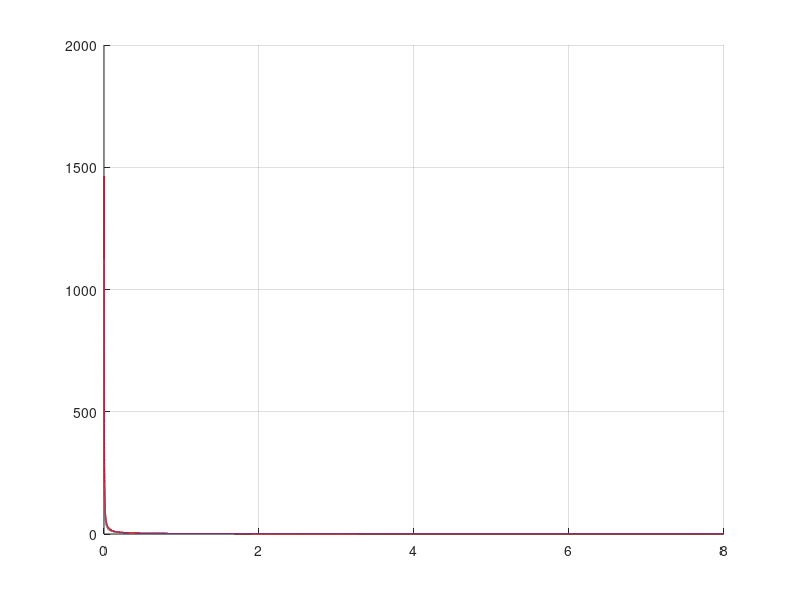

The MATLAB script that drew this image: (Note: this script raises an error after producing the figure.)
% Assumed
CLmax = 1.0;
CL_TO = CLmax * 0.8;
e = 0.7;
AR = 3.6;
CD0 = 0.12;


% Speeds (ft/s)
Vinf   = 27.5 * 3.28084    % 0.3048
Vstall = Vinf * (2/3)      % 2/3  
V_TO   = 1.2 * Vstall   


% Distance
Sg = 150;       


% Rolling friction coefficient
mu = 0.02;
CD_TO = 0.2;


% ROC
d1 = 500 - (Vinf * 1);
t1 = d1 / V_TO;
ROC = 100 / t1;
% ROC_fpm = 500;           % ft/min
% ROC = ROC_fpm * 0.00508; % 2.54 m/s


% Load factor
n = 2;


% Constants
g = 32.1740;                    % ft/s^2
rho = 0.0023062065;             % slugs/ft^3
MTOW = 6.2;

% Induced drag factor
K = 1 / (pi * e * AR);


% Dynamic pressure
q_cruise = 0.5 * rho * Vinf^2;
q_to     = 0.5 * rho * V_TO^2;

%Thrust
CDi = 0.35^2 * K;
T = 0.5 * 1.198 * 27.5^2 * 0.2322576 * (CD0 + CDi) * 1.25

% W/S sweep (N/m^2)
WS = linspace(0.001, 8, 50000);


% Stall constraint 
WS_stall = 0.5 * rho * Vstall^2 * CLmax;
Sreal = MTOW / 3.5
b = 3;
ARreal = b^2 / Sreal
AR2 = 5;
Sreal2 = 1/(ARreal/(b^2))

% Takeoff constraint
TW_takeoff = (V_TO^2) / (2*g*Sg) ...
         + (q_to * CD_TO) ./ WS ...
         + mu * (1 - (q_to * CL_TO) ./ WS);


% Cruise constraint
TW_cruise = (q_cruise * CD0) ./ WS ...
        + WS ./ (q_cruise * pi * e * AR);


% ROC constraint
TW_ROC = ROC / Vinf ...
     + (q_cruise * CD0) ./ WS ...
     + K * WS ./ q_cruise;


% Maximum load factor
TW_turn = q_cruise * ((CD0./WS) + (K .* ( (n.^2 ./ q_cruise.^2) ) .* WS));


% Plot
color_pass  = [0, 0, 0] / 255;   
color_laps  = [172, 43, 55] / 255;   
color_cargo = [169, 176, 183] / 255; 
color_EF    = [195, 17, 47] / 255;

figure; hold on; grid on;
plot(WS, TW_takeoff, 'Color', color_pass, 'LineWidth', 1, 'DisplayName','Takeoff');
plot(WS, 1.3*TW_cruise, 'Color', color_laps, 'MarkerEdgeColor', color_laps, 'LineWidth', 1, 'DisplayName','Cruise');
plot(WS, TW_ROC, 'Color', color_cargo, 'LineWidth', 1, 'DisplayName','ROC');
plot(WS, 1.3*TW_turn, 'Color', color_EF, 'LineWidth', 1, 'DisplayName','Turn constraint');
xline(WS_stall, '--', 'Color', color_pass, 'DisplayName','Stall Constraint', 'LineWidth',2);
xlabel('W/S (lb/ft^2)');
ylabel('T/W');
title('Constraint Diagram with Design Point');
legend('Takeoff', 'Cruise', 'ROC', 'Turn', 'Stall')
ylim([0 3.5]);
xlim([0 8]);

% add historical planes
tw_mich = 0.94;
ws_mich = 3.57;
tw_next = 0.726;
ws_next = 3.58;
plot(ws_mich, tw_mich, 'gp', 'MarkerSize',6,'MarkerFaceColor', 'g', 'MarkerEdgeColor', 'g', 'DisplayName','Michigan (2020)');
%text(ws_mich-0.5, tw_mich + 0.1, 'Michigan (2021)', 'FontSize',6);
plot(ws_next, tw_next, 'p', 'MarkerSize',6,'MarkerFaceColor', color_laps, 'MarkerEdgeColor', color_laps, 'DisplayName','Dayananda (2020)');
%text(ws_next-0.5, tw_next + 0.1, 'Dayananda (2021)', 'FontSize',6);
plot(3.16, 1.425, 'gp', 'MarkerSize',6,'MarkerFaceColor', 'g', 'MarkerEdgeColor', 'g', 'DisplayName','VT (2024)');
%%text(3.16, 1.425 + 0.1, 'VT (2024)', 'FontSize',6);
plot(2.603, 2.108590554, 'gp', 'MarkerSize',6,'MarkerFaceColor', 'g', 'MarkerEdgeColor', 'g', 'DisplayName','LV (2020)');
%text(2.603+0.1, 2.108590554 + 0.1, 'LV (2020)', 'FontSize',6);
plot(0.98,1.529411765, 'p', 'MarkerSize',6,'MarkerFaceColor', color_laps, 'MarkerEdgeColor', color_laps, 'DisplayName','GIT (2020)');
%text(0.98-0.5, 1.529411765 + 0.1, 'GIT (2020)', 'FontSize',6);
plot(1.38,0.641, 'p', 'MarkerSize',6,'MarkerFaceColor', color_laps, 'MarkerEdgeColor', color_laps, 'DisplayName','USC (2020)');
%text(1.38-0.5, 0.641 + 0.1, 'USC (2020)', 'FontSize',6);
plot(5.143,0.4, 'p', 'MarkerSize',6,'MarkerFaceColor', color_laps, 'MarkerEdgeColor', color_laps, 'DisplayName','UNSW (2025)');
%text(5.143-0.5,0.4 + 0.1, 'UNSW (2025)', 'FontSize',6);
plot(1.733,2.113, 'gp', 'MarkerSize',6,'MarkerFaceColor', 'g', 'MarkerEdgeColor', 'g', 'DisplayName','USC (2024)');
%%text(1.733,2.113 + 0.1, 'USC (2024)', 'FontSize',6);
plot(1.487,1.6, 'gp', 'MarkerSize',6,'MarkerFaceColor', 'g', 'MarkerEdgeColor', 'g', 'DisplayName','WU St Louis (2022)');
%%text(1.487,1.6 + 0.1, 'WU St Louis (2022)', 'FontSize',6);
plot(0.953,0.889, 'p', 'MarkerSize',6,'MarkerFaceColor', color_laps, 'MarkerEdgeColor', color_laps, 'DisplayName','In Thrust We Trust (2018)');
%text(0.953-0.5,0.889 + 0.1, 'In Thrust We Trust (2018)', 'FontSize',6);
plot(0.965,0.829, 'p', 'MarkerSize',6,'MarkerFaceColor', color_laps, 'MarkerEdgeColor', color_laps, 'DisplayName','Sequoia (2025)');
%text(0.965-0.5,0.829 + 0.1, 'Sequoia (2025)', 'FontSize',6);
plot(0.846,0.912, 'p', 'MarkerSize',6,'MarkerFaceColor', color_laps, 'MarkerEdgeColor', color_laps, 'DisplayName','Tri Spectra (2018)');
%text(0.846-0.5,0.912 + 0.1, 'Tri Spectra (2018)', 'Fontsize',6);
plot(3.722,0.481, 'p', 'MarkerSize',6,'MarkerFaceColor', color_laps, 'MarkerEdgeColor', color_laps, 'DisplayName','El Agave (2019)');
%text(3.722-0.5,0.481 + 0.1, 'El Agave (2019)', 'FontSize',6);
plot(0.338,0.686, 'p', 'MarkerSize',6,'MarkerFaceColor', color_laps, 'MarkerEdgeColor', color_laps, 'DisplayName','Freddy (2022)');
%text(0.338-0.5,0.686 + 0.1, 'Freddy (2022)', 'FontSize',6);
plot(0.5072,0.599, 'p', 'MarkerSize',6,'MarkerFaceColor', color_laps, 'MarkerEdgeColor', color_laps, 'DisplayName','REVADA (2022)');
%text(0.5072-0.5,0.599 + 0.1, 'Revada (2022)', 'FontSize',6);
plot(1.167,0.699, 'p', 'MarkerSize',6,'MarkerFaceColor', color_laps, 'MarkerEdgeColor', color_laps, 'DisplayName','Robot Chicken (2024)');
%text(1.167-0.5,0.699 + 0.1, 'Robot Chicken (2024)', 'FontSize',6);
%plot(1.032,0.963, 'p', 'MarkerSize',6,'MarkerFaceColor', color_laps, 'MarkerEdgeColor', color_laps, 'DisplayName','AEMS STOL (2024)');
%text(1.032-0.5,0.963 + 0.1, 'AEMS STOL (2024)', 'FontSize',6);
%plot(1.016,1.508, 'gp', 'MarkerSize',6,'MarkerFaceColor', 'g', 'MarkerEdgeColor', 'g', 'DisplayName','AeroLink STOL (2024)');
%text(1.016+0.1,1.508 - 0.05, 'AeroLink STOL (2024)', 'FontSize',6);
%plot(0.945,1.3, 'gp', 'MarkerSize',6,'MarkerFaceColor', 'g', 'MarkerEdgeColor', 'g', 'DisplayName','Deuces STOL (2024)');
%text(0.945+0.2,1.3 -0.05, 'Deuces STOL (2024)', 'FontSize',6);
%plot(1,0.865, 'p', 'MarkerSize',6,'Color',, color_laps, 'DisplayName','Starfleet (2024)');
%text(1-0.5,0.865 + 0.1, 'Starfleet STOL (2024)', 'FontSize',6);
%plot(0.465,0.523, 'p', 'MarkerSize',6,'Color',, color_laps, 'DisplayName','Sky-King');
%text(0.465-0.5,0.523 + 0.1, 'Sky-King', 'FontSize',6);
%plot(1.615,0.45, 'p', 'MarkerSize',6,'Color',, color_laps, 'DisplayName','Marlin Arrow');
%text(1.615-0.5,0.45 + 0.1, 'Marlin Arrow', 'FontSize',6);
%plot(0.251,0.819, 'p', 'MarkerSize',6,'Color',, color_laps, 'DisplayName','Hobby Zone');
%text(0.251-0.5,0.819 + 0.1, 'Hobby Zone', 'FontSize',6);
%plot(0.308,0.313, 'p', 'MarkerSize',6,'Color',, color_laps, 'DisplayName','WL F-949');
%text(0.308-0.5,0.313 + 0.1, 'WL F-949', 'FontSize',6);
%plot(0.5,0.367, 'p', 'MarkerSize',6,'Color',, color_laps, 'DisplayName','XK A-800');
%text(0.5-0.5,0.367 + 0.1, 'XK A-800', 'FontSize',6);
plot(3.9,0.845, 'p', 'MarkerSize',6,'MarkerFaceColor', color_laps, 'MarkerEdgeColor', color_laps, 'DisplayName','UCLA (2025)');
%text(3.9-0.5,0.845 + 0.1, 'UCLA (2025)', 'FontSize',6);
plot(3.5, 1, 'kp', 'MarkerSize',12,'MarkerFaceColor','y', 'DisplayName','UCLA (2025)');
text(4.25, 1, 'Design Point', 'FontSize',10, 'FontWeight','bold');
legend('Takeoff', 'Cruise', 'ROC', 'Turn', 'Stall');


%plot(182.6609,1.2465, 'y*', 'MarkerSize',10,'Color',, color_laps, 'HandleVisibility','off');
% saveas(gcf, fullfile('C:\Users\gmbol\OneDrive\School Work\MQP', 'Constraint Diagram Design Pt.png'));

% Sensitivity 1

figure; hold on; grid on;

% Baseline plots
plot(WS, TW_takeoff, 'b-', 'LineWidth', 1.5, 'DisplayName','Takeoff');
plot(WS, 1.3*TW_cruise,  'm-', 'LineWidth', 1.5, 'DisplayName','Cruise');
plot(WS, 1.3*TW_ROC,     'g-', 'LineWidth', 1.5, 'DisplayName','ROC');
plot(WS, 1.3*TW_turn,    'c-', 'LineWidth', 1.5, 'DisplayName','Turn');
xline(WS_stall, '--r', 'LineWidth',1.5, 'DisplayName','Stall');

% Sensitivity variables
CLmax_vals = [0.8*CLmax, 1.2*CLmax];
Sg_vals    = [0.8*Sg,    1.2*Sg];
zeta_vals  = [0.8, 1.2];
ROC_vals   = [0.8*ROC,   1.2*ROC];
n_vals     = [0.8*n,     1.2*n];

% --- Stall (CLmax variation) ---
for CLm = CLmax_vals
    WS_stall_sens = 0.5 * rho * Vstall^2 * CLm;
    xline(WS_stall_sens, 'r--', 'HandleVisibility','off');
end

% --- Takeoff (Sg variation) ---
for Sg_ = Sg_vals
    %WS = 182.6609 N/M^2;
    TW_takeoff_sens = (V_TO^2) / (2*g*Sg_) ...
         + (q_to * CD_TO) ./ WS ...
         + mu * (1 - (q_to * CL_TO) ./ WS);
    plot(WS, TW_takeoff_sens, 'b--', 'HandleVisibility','off');
end

% --- Cruise (ζ variation) ---
for zeta = zeta_vals
    TW_cruise_sens = (q_cruise * CD0) ./ WS ...
        + zeta * WS ./ (q_cruise * pi * e * AR);
    plot(WS, 1.3*TW_cruise_sens, 'm--', 'HandleVisibility','off');
end

% --- ROC (ROC variation) ---
for ROC_ = ROC_vals
    TW_ROC_sens = ROC_ / Vinf ...
     + (q_cruise * CD0) ./ WS ...
     + K * WS ./ q_cruise;
    plot(WS, 1.3*TW_ROC_sens, 'g--', 'HandleVisibility','off');
end

% --- Turn (n variation) ---
for n_ = n_vals
    TW_turn_sens = (q_cruise * CD0) ./ WS ...
                  + K * n_^2 .* WS ./ q_cruise;
    plot(WS, 1.3*TW_turn_sens, 'c--', 'HandleVisibility','off');
end

xlabel('W/S (lb/ft^2)');
ylabel('T/W');
title('Constraint Diagram with Sensitivity (20%)');
ylim([0 3.5]);
xlim([0 8]);

% add historical planes
tw_mich = 0.94;
ws_mich = 3.57;
tw_next = 0.726;
ws_next = 3.58;
plot(ws_mich, tw_mich, 'gp', 'MarkerSize',6,'MarkerFaceColor', 'g', 'MarkerEdgeColor', 'g', 'DisplayName','Michigan (2020)');
%text(ws_mich-0.5, tw_mich + 0.1, 'Michigan (2021)', 'FontSize',6);
plot(ws_next, tw_next, 'p', 'MarkerSize',6,'MarkerFaceColor', color_laps, 'MarkerEdgeColor', color_laps, 'DisplayName','Dayananda (2020)');
%text(ws_next-0.5, tw_next + 0.1, 'Dayananda (2021)', 'FontSize',6);
plot(3.16, 1.425, 'gp', 'MarkerSize',6,'MarkerFaceColor', 'g', 'MarkerEdgeColor', 'g', 'DisplayName','VT (2024)');
%%text(3.16, 1.425 + 0.1, 'VT (2024)', 'FontSize',6);
plot(2.603, 2.108590554, 'gp', 'MarkerSize',6,'MarkerFaceColor', 'g', 'MarkerEdgeColor', 'g', 'DisplayName','LV (2020)');
%text(2.603+0.1, 2.108590554 + 0.1, 'LV (2020)', 'FontSize',6);
plot(0.98,1.529411765, 'p', 'MarkerSize',6,'MarkerFaceColor', color_laps, 'MarkerEdgeColor', color_laps, 'DisplayName','GIT (2020)');
%text(0.98-0.5, 1.529411765 + 0.1, 'GIT (2020)', 'FontSize',6);
plot(1.38,0.641, 'p', 'MarkerSize',6,'MarkerFaceColor', color_laps, 'MarkerEdgeColor', color_laps, 'DisplayName','USC (2020)');
%text(1.38-0.5, 0.641 + 0.1, 'USC (2020)', 'FontSize',6);
plot(5.143,0.4, 'p', 'MarkerSize',6,'MarkerFaceColor', color_laps, 'MarkerEdgeColor', color_laps, 'DisplayName','UNSW (2025)');
%text(5.143-0.5,0.4 + 0.1, 'UNSW (2025)', 'FontSize',6);
plot(1.733,2.113, 'gp', 'MarkerSize',6,'MarkerFaceColor', 'g', 'MarkerEdgeColor', 'g', 'DisplayName','USC (2024)');
%%text(1.733,2.113 + 0.1, 'USC (2024)', 'FontSize',6);
plot(1.487,1.6, 'gp', 'MarkerSize',6,'MarkerFaceColor', 'g', 'MarkerEdgeColor', 'g', 'DisplayName','WU St Louis (2022)');
%%text(1.487,1.6 + 0.1, 'WU St Louis (2022)', 'FontSize',6);
plot(0.953,0.889, 'p', 'MarkerSize',6,'MarkerFaceColor', color_laps, 'MarkerEdgeColor', color_laps, 'DisplayName','In Thrust We Trust (2018)');
%text(0.953-0.5,0.889 + 0.1, 'In Thrust We Trust (2018)', 'FontSize',6);
plot(0.965,0.829, 'p', 'MarkerSize',6,'MarkerFaceColor', color_laps, 'MarkerEdgeColor', color_laps, 'DisplayName','Sequoia (2025)');
%text(0.965-0.5,0.829 + 0.1, 'Sequoia (2025)', 'FontSize',6);
plot(0.846,0.912, 'p', 'MarkerSize',6,'MarkerFaceColor', color_laps, 'MarkerEdgeColor', color_laps, 'DisplayName','Tri Spectra (2018)');
%text(0.846-0.5,0.912 + 0.1, 'Tri Spectra (2018)', 'Fontsize',6);
plot(3.722,0.481, 'p', 'MarkerSize',6,'MarkerFaceColor', color_laps, 'MarkerEdgeColor', color_laps, 'DisplayName','El Agave (2019)');
%text(3.722-0.5,0.481 + 0.1, 'El Agave (2019)', 'FontSize',6);
plot(0.338,0.686, 'p', 'MarkerSize',6,'MarkerFaceColor', color_laps, 'MarkerEdgeColor', color_laps, 'DisplayName','Freddy (2022)');
%text(0.338-0.5,0.686 + 0.1, 'Freddy (2022)', 'FontSize',6);
plot(0.5072,0.599, 'p', 'MarkerSize',6,'MarkerFaceColor', color_laps, 'MarkerEdgeColor', color_laps, 'DisplayName','REVADA (2022)');
%text(0.5072-0.5,0.599 + 0.1, 'Revada (2022)', 'FontSize',6);
plot(1.167,0.699, 'p', 'MarkerSize',6,'MarkerFaceColor', color_laps, 'MarkerEdgeColor', color_laps, 'DisplayName','Robot Chicken (2024)');
%text(1.167-0.5,0.699 + 0.1, 'Robot Chicken (2024)', 'FontSize',6);
%plot(1.032,0.963, 'p', 'MarkerSize',6,'MarkerFaceColor', color_laps, 'MarkerEdgeColor', color_laps, 'DisplayName','AEMS STOL (2024)');
%text(1.032-0.5,0.963 + 0.1, 'AEMS STOL (2024)', 'FontSize',6);
%plot(1.016,1.508, 'gp', 'MarkerSize',6,'MarkerFaceColor', 'g', 'MarkerEdgeColor', 'g', 'DisplayName','AeroLink STOL (2024)');
%text(1.016+0.1,1.508 - 0.05, 'AeroLink STOL (2024)', 'FontSize',6);
%plot(0.945,1.3, 'gp', 'MarkerSize',6,'MarkerFaceColor', 'g', 'MarkerEdgeColor', 'g', 'DisplayName','Deuces STOL (2024)');
%text(0.945+0.2,1.3 -0.05, 'Deuces STOL (2024)', 'FontSize',6);
%plot(1,0.865, 'p', 'MarkerSize',6,'Color',, color_laps, 'DisplayName','Starfleet (2024)');
%text(1-0.5,0.865 + 0.1, 'Starfleet STOL (2024)', 'FontSize',6);
%plot(0.465,0.523, 'p', 'MarkerSize',6,'Color',, color_laps, 'DisplayName','Sky-King');
%text(0.465-0.5,0.523 + 0.1, 'Sky-King', 'FontSize',6);
%plot(1.615,0.45, 'p', 'MarkerSize',6,'Color',, color_laps, 'DisplayName','Marlin Arrow');
%text(1.615-0.5,0.45 + 0.1, 'Marlin Arrow', 'FontSize',6);
%plot(0.251,0.819, 'p', 'MarkerSize',6,'Color',, color_laps, 'DisplayName','Hobby Zone');
%text(0.251-0.5,0.819 + 0.1, 'Hobby Zone', 'FontSize',6);
%plot(0.308,0.313, 'p', 'MarkerSize',6,'Color',, color_laps, 'DisplayName','WL F-949');
%text(0.308-0.5,0.313 + 0.1, 'WL F-949', 'FontSize',6);
%plot(0.5,0.367, 'p', 'MarkerSize',6,'Color',, color_laps, 'DisplayName','XK A-800');
%text(0.5-0.5,0.367 + 0.1, 'XK A-800', 'FontSize',6);
plot(3.9,0.845, 'p', 'MarkerSize',6,'MarkerFaceColor', color_laps, 'MarkerEdgeColor', color_laps, 'DisplayName','UCLA (2025)');
%text(3.9-0.5,0.845 + 0.1, 'UCLA (2025)', 'FontSize',6);
plot(4, 1, 'kp', 'MarkerSize',12,'Color','y', 'DisplayName','UCLA (2025)');
text(4.25, 1, 'Design Point', 'FontSize',10, 'FontWeight','bold');
legend('Takeoff', 'Cruise', 'ROC', 'Turn', 'Stall');



%plot(182.6609,1.2465, 'y*', 'MarkerSize',10,'Color',, color_laps, 'HandleVisibility','off');
saveas(gcf, fullfile('C:\Users\gmbol\OneDrive\School Work\MQP', 'Constraint Diagram First Sensitivity.png'));

%% ---- Updated Helper function for constraints ----
compute_constraints = @(Vstall_val, CD0_val) deal( ...
    0.5 * rho * Vstall_val^2 * CLmax, ...                           % WS_stall
    ( (1.2*Vstall_val)^2 )/(2*g*Sg) + (q_to*CD_TO)./WS + mu*(1 - (q_to*CL_TO)./WS), ... % Takeoff (V_TO = 1.2*Vstall)
    (0.5*rho*(1.5*Vstall_val)^2*CD0_val)./WS + WS./(0.5*rho*(1.5*Vstall_val)^2*pi*e*AR), ... % Cruise (Vcruise = 1.5*Vstall)
    ROC/(1.5*Vstall_val) + (0.5*rho*(1.5*Vstall_val)^2*CD0_val)./WS + K*WS./(0.5*rho*(1.5*Vstall_val)^2), ... % ROC
    (0.5*rho*(1.5*Vstall_val)^2*CD0_val)./WS + K*n^2.*WS./(0.5*rho*(1.5*Vstall_val)^2) );   % Turn

%% ---- Baseline constraints ----
[WS_stall, TW_takeoff, TW_cruise, TW_ROC, TW_turn] = compute_constraints(Vstall, CD0);

%% ---- Sensitivity (20%) ----
Vstall_low  = 0.8 * Vstall;
Vstall_high = 1.2 * Vstall;
CD0_low     = 0.8 * CD0;
CD0_high    = 1.2 * CD0;

[WS_stall_low,  TO_low,  CR_low,  ROC_low,  TURN_low]  = compute_constraints(Vstall_low,  CD0);
[WS_stall_high, TO_high, CR_high, ROC_high, TURN_high] = compute_constraints(Vstall_high, CD0);
[~,             TO_CDlow,  CR_CDlow,  ROC_CDlow,  TURN_CDlow]  = compute_constraints(Vstall, CD0_low);
[~,             TO_CDhigh, CR_CDhigh, ROC_CDhigh, TURN_CDhigh] = compute_constraints(Vstall, CD0_high);

%% ---- Plot 1: Baseline + Vstall sensitivity ----
figure; hold on; grid on;

% Baseline
plot(WS, TW_takeoff, 'b-', 'LineWidth', 1.5, 'DisplayName','Takeoff (baseline)');
plot(WS, 1.3*TW_cruise,  'm-', 'LineWidth', 1.5, 'DisplayName','Cruise (baseline)');
plot(WS, 1.3*TW_ROC,     'g-', 'LineWidth', 1.5, 'DisplayName','ROC (baseline)');
plot(WS, 1.3*TW_turn,    'c-', 'LineWidth', 1.5, 'DisplayName','Turn (baseline)');
xline(WS_stall, 'r--', 'LineWidth', 1.5, 'DisplayName','Stall (baseline)');

% Vstall sensitivity
plot(WS, TO_low,  'b--', 'DisplayName','Takeoff (Vstall -20%)');
plot(WS, TO_high, 'b--', 'HandleVisibility','off');
plot(WS, 1.3*CR_low,  'm--', 'DisplayName','Cruise (Vstall -20%)');
plot(WS, 1.3*CR_high, 'm--', 'HandleVisibility','off');
plot(WS, 1.3*ROC_low, 'g--', 'DisplayName','ROC (Vstall -20%)');
plot(WS, 1.3*ROC_high,'g--', 'HandleVisibility','off');
plot(WS, 1.3*TURN_low,'c--', 'DisplayName','Turn (Vstall -20%)');
plot(WS, 1.3*TURN_high,'c--','HandleVisibility','off');
xline(WS_stall_low,  'r--', 'DisplayName','Stall (Vstall -20%)');
xline(WS_stall_high, 'r--', 'HandleVisibility','off');

% add historical planes
tw_mich = 0.94;
ws_mich = 3.57;
tw_next = 0.726;
ws_next = 3.58;
plot(ws_mich, tw_mich, 'gp', 'MarkerSize',6,'MarkerFaceColor', 'g', 'MarkerEdgeColor', 'g', 'DisplayName','Michigan (2020)');
%text(ws_mich-0.5, tw_mich + 0.1, 'Michigan (2021)', 'FontSize',6);
plot(ws_next, tw_next, 'p', 'MarkerSize',6,'MarkerFaceColor', color_laps, 'MarkerEdgeColor', color_laps, 'DisplayName','Dayananda (2020)');
%text(ws_next-0.5, tw_next + 0.1, 'Dayananda (2021)', 'FontSize',6);
plot(3.16, 1.425, 'gp', 'MarkerSize',6,'MarkerFaceColor', 'g', 'MarkerEdgeColor', 'g', 'DisplayName','VT (2024)');
%%text(3.16, 1.425 + 0.1, 'VT (2024)', 'FontSize',6);
plot(2.603, 2.108590554, 'gp', 'MarkerSize',6,'MarkerFaceColor', 'g', 'MarkerEdgeColor', 'g', 'DisplayName','LV (2020)');
%text(2.603+0.1, 2.108590554 + 0.1, 'LV (2020)', 'FontSize',6);
plot(0.98,1.529411765, 'p', 'MarkerSize',6,'MarkerFaceColor', color_laps, 'MarkerEdgeColor', color_laps, 'DisplayName','GIT (2020)');
%text(0.98-0.5, 1.529411765 + 0.1, 'GIT (2020)', 'FontSize',6);
plot(1.38,0.641, 'p', 'MarkerSize',6,'MarkerFaceColor', color_laps, 'MarkerEdgeColor', color_laps, 'DisplayName','USC (2020)');
%text(1.38-0.5, 0.641 + 0.1, 'USC (2020)', 'FontSize',6);
plot(5.143,0.4, 'p', 'MarkerSize',6,'MarkerFaceColor', color_laps, 'MarkerEdgeColor', color_laps, 'DisplayName','UNSW (2025)');
%text(5.143-0.5,0.4 + 0.1, 'UNSW (2025)', 'FontSize',6);
plot(1.733,2.113, 'gp', 'MarkerSize',6,'MarkerFaceColor', 'g', 'MarkerEdgeColor', 'g', 'DisplayName','USC (2024)');
%%text(1.733,2.113 + 0.1, 'USC (2024)', 'FontSize',6);
plot(1.487,1.6, 'gp', 'MarkerSize',6,'MarkerFaceColor', 'g', 'MarkerEdgeColor', 'g', 'DisplayName','WU St Louis (2022)');
%%text(1.487,1.6 + 0.1, 'WU St Louis (2022)', 'FontSize',6);
plot(0.953,0.889, 'p', 'MarkerSize',6,'MarkerFaceColor', color_laps, 'MarkerEdgeColor', color_laps, 'DisplayName','In Thrust We Trust (2018)');
%text(0.953-0.5,0.889 + 0.1, 'In Thrust We Trust (2018)', 'FontSize',6);
plot(0.965,0.829, 'p', 'MarkerSize',6,'MarkerFaceColor', color_laps, 'MarkerEdgeColor', color_laps, 'DisplayName','Sequoia (2025)');
%text(0.965-0.5,0.829 + 0.1, 'Sequoia (2025)', 'FontSize',6);
plot(0.846,0.912, 'p', 'MarkerSize',6,'MarkerFaceColor', color_laps, 'MarkerEdgeColor', color_laps, 'DisplayName','Tri Spectra (2018)');
%text(0.846-0.5,0.912 + 0.1, 'Tri Spectra (2018)', 'Fontsize',6);
plot(3.722,0.481, 'p', 'MarkerSize',6,'MarkerFaceColor', color_laps, 'MarkerEdgeColor', color_laps, 'DisplayName','El Agave (2019)');
%text(3.722-0.5,0.481 + 0.1, 'El Agave (2019)', 'FontSize',6);
plot(0.338,0.686, 'p', 'MarkerSize',6,'MarkerFaceColor', color_laps, 'MarkerEdgeColor', color_laps, 'DisplayName','Freddy (2022)');
%text(0.338-0.5,0.686 + 0.1, 'Freddy (2022)', 'FontSize',6);
plot(0.5072,0.599, 'p', 'MarkerSize',6,'MarkerFaceColor', color_laps, 'MarkerEdgeColor', color_laps, 'DisplayName','REVADA (2022)');
%text(0.5072-0.5,0.599 + 0.1, 'Revada (2022)', 'FontSize',6);
plot(1.167,0.699, 'p', 'MarkerSize',6,'MarkerFaceColor', color_laps, 'MarkerEdgeColor', color_laps, 'DisplayName','Robot Chicken (2024)');
%text(1.167-0.5,0.699 + 0.1, 'Robot Chicken (2024)', 'FontSize',6);
%plot(1.032,0.963, 'p', 'MarkerSize',6,'MarkerFaceColor', color_laps, 'MarkerEdgeColor', color_laps, 'DisplayName','AEMS STOL (2024)');
%text(1.032-0.5,0.963 + 0.1, 'AEMS STOL (2024)', 'FontSize',6);
%plot(1.016,1.508, 'gp', 'MarkerSize',6,'MarkerFaceColor', 'g', 'MarkerEdgeColor', 'g', 'DisplayName','AeroLink STOL (2024)');
%text(1.016+0.1,1.508 - 0.05, 'AeroLink STOL (2024)', 'FontSize',6);
%plot(0.945,1.3, 'gp', 'MarkerSize',6,'MarkerFaceColor', 'g', 'MarkerEdgeColor', 'g', 'DisplayName','Deuces STOL (2024)');
%text(0.945+0.2,1.3 -0.05, 'Deuces STOL (2024)', 'FontSize',6);
%plot(1,0.865, 'p', 'MarkerSize',6,'Color',, color_laps, 'DisplayName','Starfleet (2024)');
%text(1-0.5,0.865 + 0.1, 'Starfleet STOL (2024)', 'FontSize',6);
%plot(0.465,0.523, 'p', 'MarkerSize',6,'Color',, color_laps, 'DisplayName','Sky-King');
%text(0.465-0.5,0.523 + 0.1, 'Sky-King', 'FontSize',6);
%plot(1.615,0.45, 'p', 'MarkerSize',6,'Color',, color_laps, 'DisplayName','Marlin Arrow');
%text(1.615-0.5,0.45 + 0.1, 'Marlin Arrow', 'FontSize',6);
%plot(0.251,0.819, 'p', 'MarkerSize',6,'Color',, color_laps, 'DisplayName','Hobby Zone');
%text(0.251-0.5,0.819 + 0.1, 'Hobby Zone', 'FontSize',6);
%plot(0.308,0.313, 'p', 'MarkerSize',6,'Color',, color_laps, 'DisplayName','WL F-949');
%text(0.308-0.5,0.313 + 0.1, 'WL F-949', 'FontSize',6);
%plot(0.5,0.367, 'p', 'MarkerSize',6,'Color',, color_laps, 'DisplayName','XK A-800');
%text(0.5-0.5,0.367 + 0.1, 'XK A-800', 'FontSize',6);
plot(3.9,0.845, 'p', 'MarkerSize',6,'MarkerFaceColor', color_laps, 'MarkerEdgeColor', color_laps, 'DisplayName','UCLA (2025)');
%text(3.9-0.5,0.845 + 0.1, 'UCLA (2025)', 'FontSize',6);
plot(4, 1, 'kp', 'MarkerSize',12,'Color','y', 'DisplayName','UCLA (2025)');
text(4.25, 1, 'Design Point', 'FontSize',10, 'FontWeight','bold');
legend('Takeoff', 'Cruise', 'ROC', 'Turn', 'Stall');


xlabel('W/S (lb/ft^2)');
ylabel('T/W');
title('Constraint Diagram – V_{stall} Sensitivity (±20%)');
legend('Location','northeast');
ylim([0 3.5]); xlim([0 8]);
saveas(gcf, fullfile('C:\Users\gmbol\OneDrive\School Work\MQP', 'Constraint Diagram Vstall Sensitivity.png'));


%% ---- Plot 2: Baseline + CD0 sensitivity ----
figure; hold on; grid on;

% Baseline
plot(WS, TW_takeoff, 'b-', 'LineWidth', 1.5, 'DisplayName','Takeoff (baseline)');
plot(WS, 1.3*TW_cruise,  'm-', 'LineWidth', 1.5, 'DisplayName','Cruise (baseline)');
plot(WS, 1.3*TW_ROC,     'g-', 'LineWidth', 1.5, 'DisplayName','ROC (baseline)');
plot(WS, 1.3*TW_turn,    'c-', 'LineWidth', 1.5, 'DisplayName','Turn (baseline)');
xline(WS_stall, 'r--', 'LineWidth', 1.5, 'DisplayName','Stall (baseline)');

% CD0 sensitivity
plot(WS, TO_CDlow,  'b:', 'DisplayName','Takeoff (CD0 -20%)');
plot(WS, TO_CDhigh, 'b:', 'HandleVisibility','off');
plot(WS, 1.3*CR_CDlow,  'm:', 'DisplayName','Cruise (CD0 -20%)');
plot(WS, 1.3*CR_CDhigh, 'm:', 'HandleVisibility','off');
plot(WS, 1.3*ROC_CDlow, 'g:', 'DisplayName','ROC (CD0 -20%)');
plot(WS, 1.3*ROC_CDhigh,'g:', 'HandleVisibility','off');
plot(WS, 1.3*TURN_CDlow,'c:', 'DisplayName','Turn (CD0 -20%)');
plot(WS, 1.3*TURN_CDhigh,'c:','HandleVisibility','off');

% add historical planes
tw_mich = 0.94;
ws_mich = 3.57;
tw_next = 0.726;
ws_next = 3.58;
plot(ws_mich, tw_mich, 'gp', 'MarkerSize',6,'MarkerFaceColor', 'g', 'MarkerEdgeColor', 'g', 'DisplayName','Michigan (2020)');
%text(ws_mich-0.5, tw_mich + 0.1, 'Michigan (2021)', 'FontSize',6);
plot(ws_next, tw_next, 'p', 'MarkerSize',6,'MarkerFaceColor', color_laps, 'MarkerEdgeColor', color_laps, 'DisplayName','Dayananda (2020)');
%text(ws_next-0.5, tw_next + 0.1, 'Dayananda (2021)', 'FontSize',6);
plot(3.16, 1.425, 'gp', 'MarkerSize',6,'MarkerFaceColor', 'g', 'MarkerEdgeColor', 'g', 'DisplayName','VT (2024)');
%%text(3.16, 1.425 + 0.1, 'VT (2024)', 'FontSize',6);
plot(2.603, 2.108590554, 'gp', 'MarkerSize',6,'MarkerFaceColor', 'g', 'MarkerEdgeColor', 'g', 'DisplayName','LV (2020)');
%text(2.603+0.1, 2.108590554 + 0.1, 'LV (2020)', 'FontSize',6);
plot(0.98,1.529411765, 'p', 'MarkerSize',6,'MarkerFaceColor', color_laps, 'MarkerEdgeColor', color_laps, 'DisplayName','GIT (2020)');
%text(0.98-0.5, 1.529411765 + 0.1, 'GIT (2020)', 'FontSize',6);
plot(1.38,0.641, 'p', 'MarkerSize',6,'MarkerFaceColor', color_laps, 'MarkerEdgeColor', color_laps, 'DisplayName','USC (2020)');
%text(1.38-0.5, 0.641 + 0.1, 'USC (2020)', 'FontSize',6);
plot(5.143,0.4, 'p', 'MarkerSize',6,'MarkerFaceColor', color_laps, 'MarkerEdgeColor', color_laps, 'DisplayName','UNSW (2025)');
%text(5.143-0.5,0.4 + 0.1, 'UNSW (2025)', 'FontSize',6);
plot(1.733,2.113, 'gp', 'MarkerSize',6,'MarkerFaceColor', 'g', 'MarkerEdgeColor', 'g', 'DisplayName','USC (2024)');
%%text(1.733,2.113 + 0.1, 'USC (2024)', 'FontSize',6);
plot(1.487,1.6, 'gp', 'MarkerSize',6,'MarkerFaceColor', 'g', 'MarkerEdgeColor', 'g', 'DisplayName','WU St Louis (2022)');
%%text(1.487,1.6 + 0.1, 'WU St Louis (2022)', 'FontSize',6);
plot(0.953,0.889, 'p', 'MarkerSize',6,'MarkerFaceColor', color_laps, 'MarkerEdgeColor', color_laps, 'DisplayName','In Thrust We Trust (2018)');
%text(0.953-0.5,0.889 + 0.1, 'In Thrust We Trust (2018)', 'FontSize',6);
plot(0.965,0.829, 'p', 'MarkerSize',6,'MarkerFaceColor', color_laps, 'MarkerEdgeColor', color_laps, 'DisplayName','Sequoia (2025)');
%text(0.965-0.5,0.829 + 0.1, 'Sequoia (2025)', 'FontSize',6);
plot(0.846,0.912, 'p', 'MarkerSize',6,'MarkerFaceColor', color_laps, 'MarkerEdgeColor', color_laps, 'DisplayName','Tri Spectra (2018)');
%text(0.846-0.5,0.912 + 0.1, 'Tri Spectra (2018)', 'Fontsize',6);
plot(3.722,0.481, 'p', 'MarkerSize',6,'MarkerFaceColor', color_laps, 'MarkerEdgeColor', color_laps, 'DisplayName','El Agave (2019)');
%text(3.722-0.5,0.481 + 0.1, 'El Agave (2019)', 'FontSize',6);
plot(0.338,0.686, 'p', 'MarkerSize',6,'MarkerFaceColor', color_laps, 'MarkerEdgeColor', color_laps, 'DisplayName','Freddy (2022)');
%text(0.338-0.5,0.686 + 0.1, 'Freddy (2022)', 'FontSize',6);
plot(0.5072,0.599, 'p', 'MarkerSize',6,'MarkerFaceColor', color_laps, 'MarkerEdgeColor', color_laps, 'DisplayName','REVADA (2022)');
%text(0.5072-0.5,0.599 + 0.1, 'Revada (2022)', 'FontSize',6);
plot(1.167,0.699, 'p', 'MarkerSize',6,'MarkerFaceColor', color_laps, 'MarkerEdgeColor', color_laps, 'DisplayName','Robot Chicken (2024)');
%text(1.167-0.5,0.699 + 0.1, 'Robot Chicken (2024)', 'FontSize',6);
%plot(1.032,0.963, 'p', 'MarkerSize',6,'MarkerFaceColor', color_laps, 'MarkerEdgeColor', color_laps, 'DisplayName','AEMS STOL (2024)');
%text(1.032-0.5,0.963 + 0.1, 'AEMS STOL (2024)', 'FontSize',6);
%plot(1.016,1.508, 'gp', 'MarkerSize',6,'MarkerFaceColor', 'g', 'MarkerEdgeColor', 'g', 'DisplayName','AeroLink STOL (2024)');
%text(1.016+0.1,1.508 - 0.05, 'AeroLink STOL (2024)', 'FontSize',6);
%plot(0.945,1.3, 'gp', 'MarkerSize',6,'MarkerFaceColor', 'g', 'MarkerEdgeColor', 'g', 'DisplayName','Deuces STOL (2024)');
%text(0.945+0.2,1.3 -0.05, 'Deuces STOL (2024)', 'FontSize',6);
%plot(1,0.865, 'p', 'MarkerSize',6,'Color',, color_laps, 'DisplayName','Starfleet (2024)');
%text(1-0.5,0.865 + 0.1, 'Starfleet STOL (2024)', 'FontSize',6);
%plot(0.465,0.523, 'p', 'MarkerSize',6,'Color',, color_laps, 'DisplayName','Sky-King');
%text(0.465-0.5,0.523 + 0.1, 'Sky-King', 'FontSize',6);
%plot(1.615,0.45, 'p', 'MarkerSize',6,'Color',, color_laps, 'DisplayName','Marlin Arrow');
%text(1.615-0.5,0.45 + 0.1, 'Marlin Arrow', 'FontSize',6);
%plot(0.251,0.819, 'p', 'MarkerSize',6,'Color',, color_laps, 'DisplayName','Hobby Zone');
%text(0.251-0.5,0.819 + 0.1, 'Hobby Zone', 'FontSize',6);
%plot(0.308,0.313, 'p', 'MarkerSize',6,'Color',, color_laps, 'DisplayName','WL F-949');
%text(0.308-0.5,0.313 + 0.1, 'WL F-949', 'FontSize',6);
%plot(0.5,0.367, 'p', 'MarkerSize',6,'Color',, color_laps, 'DisplayName','XK A-800');
%text(0.5-0.5,0.367 + 0.1, 'XK A-800', 'FontSize',6);
plot(3.9,0.845, 'p', 'MarkerSize',6,'MarkerFaceColor', color_laps, 'MarkerEdgeColor', color_laps, 'DisplayName','UCLA (2025)');
%text(3.9-0.5,0.845 + 0.1, 'UCLA (2025)', 'FontSize',6);
plot(4, 1, 'kp', 'MarkerSize',12,'Color','y', 'DisplayName','UCLA (2025)');
text(4.25, 1, 'Design Point', 'FontSize',10, 'FontWeight','bold');
legend('Takeoff', 'Cruise', 'ROC', 'Turn', 'Stall');


xlabel('W/S (lb/ft^2)');
ylabel('T/W');
title('Constraint Diagram – C_{D0} Sensitivity (±20%)');
legend('Location','northeast');
ylim([0 3.5]); xlim([0 8]);
saveas(gcf, fullfile('C:\Users\gmbol\OneDrive\School Work\MQP', 'Constraint Diagram CD0.png'));



